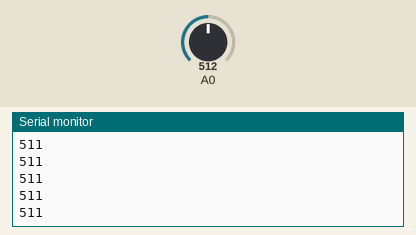
Recording of a sketch running on a simulated Arduino Uno, built with avr-gcc and run on an emulated ATmega328P. Shown: the last lines printed to the serial monitor. The inputs (shaded band) are chosen by the test bench; at power-on: A0 = 512.

Above: at 1.2 s.
1.3 s: A0 set to 716
At 1.56 s:
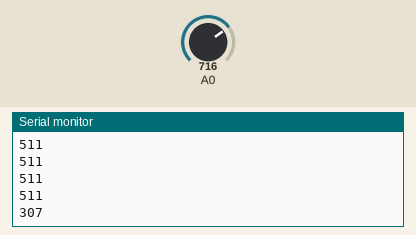
2.8 s: A0 set to 900
At 2.96 s:
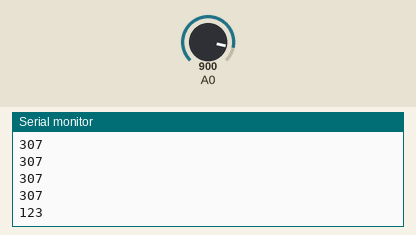
Timing chart, 0 to 5.8 s (numbered marks = the images above; inputs shaded):
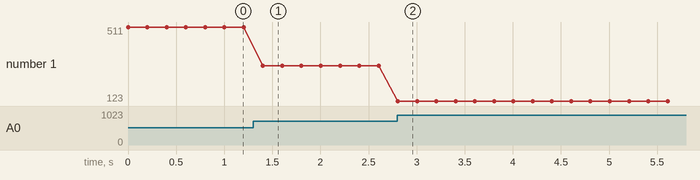

The sketch:

Analog_SampleCode.ino
```cpp
/* ----- Pin setting -----
   PC0 - Analog   0 - Encoder OUT
*/

#include <stdint.h>

void setup() {
  // Communication function init
  Serial.begin(115200);
  while (!Serial);
}

void loop() {
  uint16_t AnalogValue = 0;
  AnalogValue = analogRead(0);
  AnalogValue &= 0x03FF;
  AnalogValue = 0x03FF - AnalogValue;
  // Angle value (0x0000~0x03FF) is stored in AnalogValue

  Serial.println(AnalogValue);
  delay(200);
}
```

Measured:
- after the input at 1.3 s, the serial monitor: prints a new line after 0.10 s (image 1)
- after the input at 2.8 s, the serial monitor: prints a new line at once (image 2)
- plotted number 1: 511 → 307 after the input at 1.3 s, 307 → 123 after the input at 2.8 s
